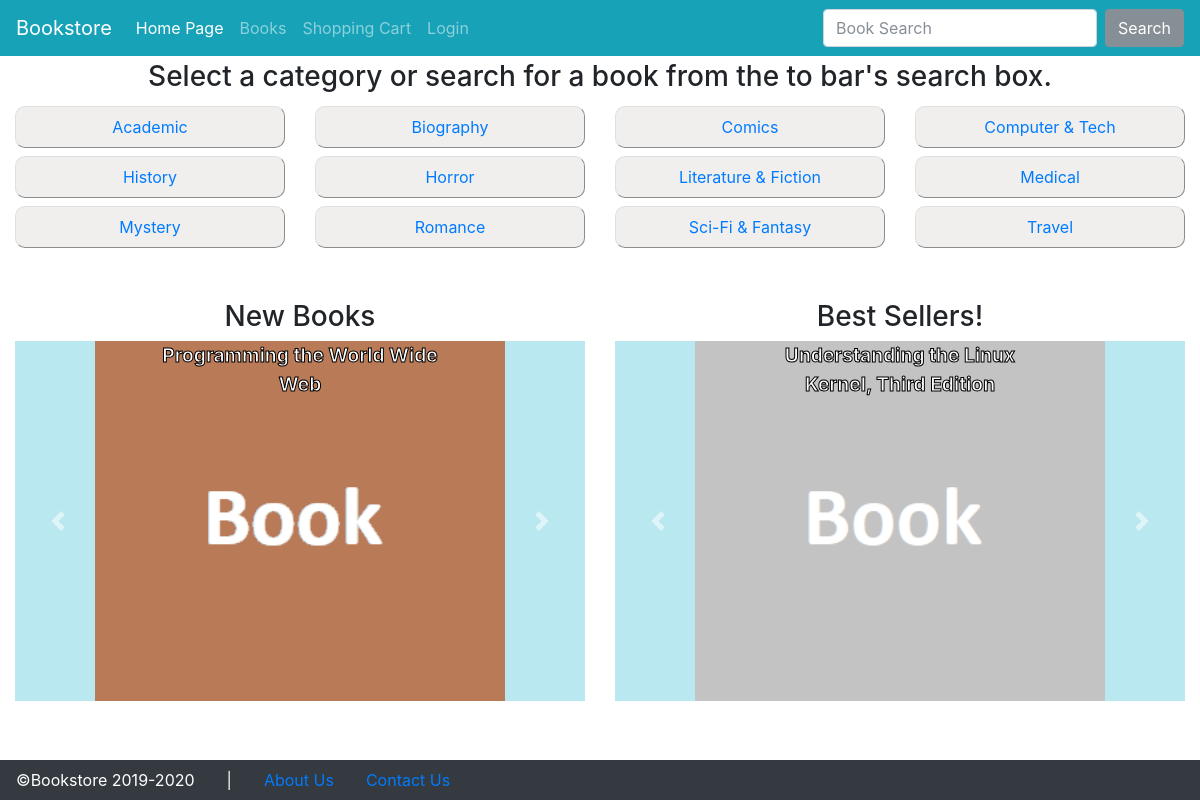
Before: / with the older database file.
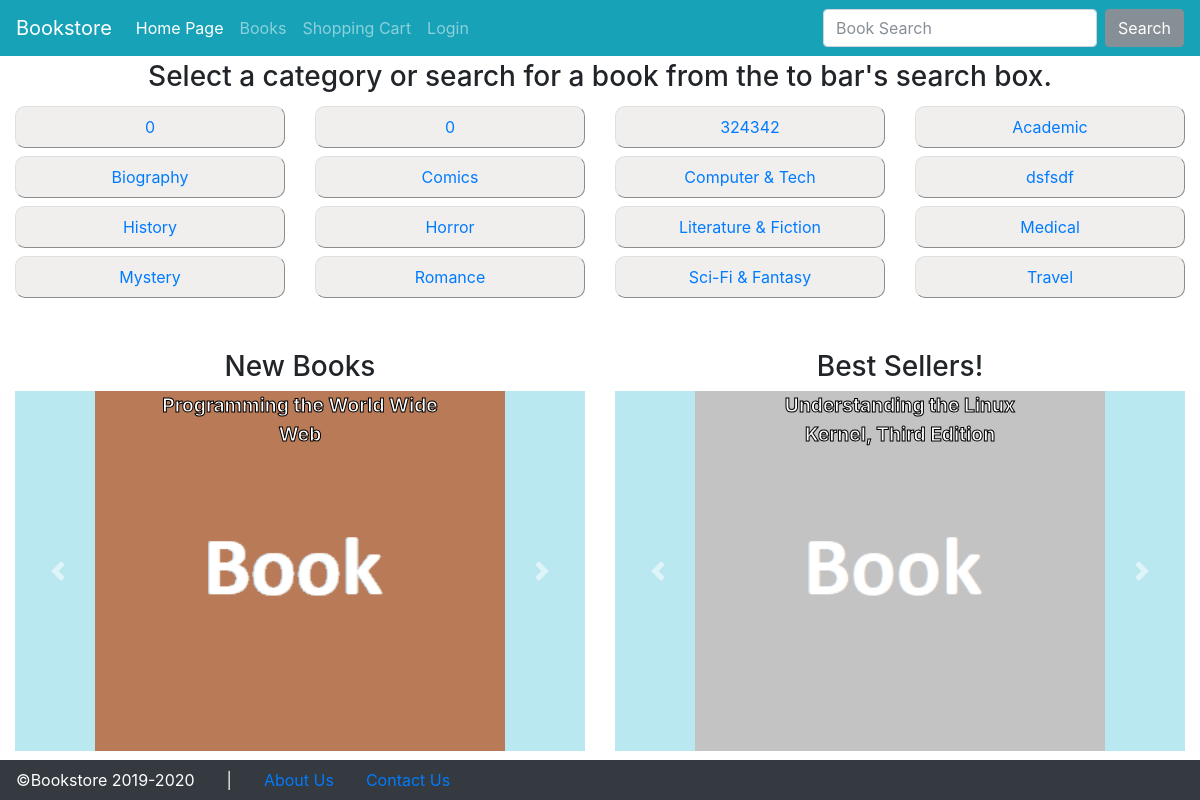
After: the same page with the newer database file.
### tables this page shows
CREATE TABLE `category` (
  `ID` int(11) NOT NULL,
  `Name` varchar(200) DEFAULT NULL
);

### internal/menuleft.php (the view)
<h3 class="text-center">Select a category or search for a book from the to bar's search box.</h3>
<div class="row mx-0">
<?php
$sql = 'select * from category order by Name';
if (! ($res = $mysqli->query($sql))) {
 echo "Table creation failed: (" .
 			$mysqli->errno . ") " . $mysqli->error;
} else {
	while ($row = $res->fetch_assoc()) {
		print "
		<div class='col-6 col-sm-4 col-md-3 my-1'>
			<a class='category-tile nav-link text-truncate text-center' href='index.php?p=catinfo&catid=$row[ID]'>
				$row[Name]
			</a>
		</div>
		";
	}
}
?>
</div>

### index.php (shortened to what this page needs)
<!doctype html>
<html lang="en">
<head>
    <link href="./bootstrap/bootstrap.min.css" rel="stylesheet">
    <link href="./css/select2.min.css" rel="stylesheet">
    <link href="./css/select2-bootstrap4.min.css" rel="stylesheet">
    <link href="./bootstrap/dashboard.css" rel="stylesheet">
    <link href="./css/datatables.min.css" rel="stylesheet">
    <link href="./css/custom.css" rel="stylesheet">
    <link href="./css/toastr.min.css" rel="stylesheet">
  </head>
<body>
    <header>
      <nav id="topNavbar" class="navbar navbar-expand-<?php if($_SESSION['username']!='?') echo "lg"; else echo "md";?> navbar-dark bg-info">
        <a class="navbar-brand" href="#">Bookstore</a>
        <div class="collapse navbar-collapse" id="navbarsExampleDefault">
          <ul class="navbar-nav mr-auto">
          <?php if($_SESSION['is_admin']):?>
			<li class="nav-item<?php if($_SERVER['QUERY_STRING'] == 'p=author_manage') echo ' active';?>">
              <a class="nav-link" href="?p=author_manage">Author Management</a>
            </li>
            <li class="nav-item<?php if($_SERVER['QUERY_STRING'] == 'p=book_manage') echo ' active';?>">
              <a class="nav-link" href="?p=book_manage">Book Management</a>
            </li>
			<li class="nav-item<?php if($_SERVER['QUERY_STRING'] == 'p=category_manage') echo ' active';?>">
              <a class="nav-link" href="?p=category_manage">Category Management</a>
            </li>
            <li class="nav-item<?php if($_SERVER['QUERY_STRING'] == 'p=orders_manage') echo ' active';?>">
              <a class="nav-link" href="?p=orders_manage">Order Management</a>
            </li>
            <li class="nav-item">
              <a class="nav-link" href="?p=logout">Logout</a>
            </li>
          <?php else:?>
          <?php if($_SESSION['username']!='?'):?>
            <li class="nav-item<?php if($_SERVER['QUERY_STRING'] == '' || $_SERVER['QUERY_STRING'] == 'p=start') echo ' active';?>">
              <a class="nav-link" href="index.php?p=start">Home Page</a>
            </li>
            <li class="nav-item<?php if($_SERVER['QUERY_STRING'] == 'p=products') echo ' active';?>">
              <a class="nav-link" href="?p=products">All Books</a>
            </li>
            <li class="nav-item<?php if($_SERVER['QUERY_STRING'] == 'p=cart') echo ' active';?>">
              <a class="nav-link" href="?p=cart">Shopping Cart</a>
            </li>
            <li class="nav-item<?php if($_SERVER['QUERY_STRING'] == 'p=myorders') echo ' active';?>">
              <a class="nav-link " href="?p=myorders">My orders</a>
            </li>
            <li class="nav-item<?php if($_SERVER['QUERY_STRING'] == 'p=myinfo') echo ' active';?>">
              <a class="nav-link" href="?p=myinfo">My Account</a>
            </li>
            <li class="nav-item">
              <a class="nav-link" href="?p=logout">Logout</a>
            </li>
          <?php else:?>
            <li class="nav-item<?php if($_SERVER['QUERY_STRING'] == '' || $_SERVER['QUERY_STRING'] == 'p=start') echo ' active';?>">
              <a class="nav-link" href="index.php?p=start">Home Page</a>
            </li>
            <li class="nav-item<?php if($_SERVER['QUERY_STRING'] == 'p=products') echo ' active';?>">
              <a class="nav-link" href="?p=products">Books</a>
            </li>
            <li class="nav-item<?php if($_SERVER['QUERY_STRING'] == 'p=cart') echo ' active';?>">
              <a class="nav-link" href="?p=cart">Shopping Cart</a>
            </li>
            <li class="nav-item<?php if($_SERVER['QUERY_STRING'] == 'p=login') echo ' active';?>">
              <a class="nav-link" href="?p=login">Login</a>
            </li>
          <?php endif;?>
          <?php endif;?>
			</ul>
    <?php if(!$_SESSION['is_admin']): ?>
      <form id="searchBoxForm" method="GET" class="form-inline my-2 my-lg-0">
        <input class="form-control mr-sm-2" name="search" type="search" placeholder="Book Search" aria-label="Search" value="<?php if( isset($_SESSION['bookSearch']['searchbox'])) echo $_SESSION['bookSearch']['searchbox'];?>">
        <button class="btn btn-secondary my-2 my-sm-0" type="submit">Search</button>
      </form>
    <?php endif; ?>
        </div>
      </nav>
    </header>
<div class="container-fluid py-1 px-0" style="overflow: auto">
      <div class="row m-0">
<main id='maincontent' role="main" class="w-100 px-0">
<?php
$p = $_REQUEST['p'];
$pages = array('start','shopinfo','login','do_login','after_login','logout','myinfo','contact','products','cart','catinfo','productinfo','add_cart','empty_cart','buy_cart', 'orders_manage', 'book_manage', 'search_box', 'category_manage', 'author_manage');
foreach($pages as $pp) {
	if($pp==$p) {
		require "internal/$p.php";
	}
}
?>
     </main>
      </div>
    </div>
    <div id="bottomFooter" class="text-white bg-dark">
      <div class="row align-items-center mx-0">
        <div class="nav-link">
          &copy;Bookstore 2019-2020
        </div>
        <div class="nav-link">|</div>
        <a class="nav-link" href="?p=shopinfo">About Us</a>
        <a class="nav-link" href="?p=contact">Contact Us</a>
      </div>
    </div>
  </body>
</html>

### internal/start.php (shortened to what this page needs)
<?php
$sql = "select * from v_best_sellers";
if( $stmt = $mysqli->prepare($sql) ) {
	$stmt->execute();
	$bestSellers = $stmt->get_result();
}
$sql = "select * from v_new_books";
if( $stmt = $mysqli->prepare($sql) ) {
	$stmt->execute();
	$newBooks = $stmt->get_result();
}
require "menuleft.php";
?>
<br>
<br>
<div class="row m-0">
	<div class="col-12 col-md-6 mb-5 mb-md-0">
		<div class="text-center h3">New Books</div>
	<?php if(isset($newBooks) && $newBooks->num_rows > 0):?>
		<div id="carouselNewBooks" class="carousel slide" data-ride="carousel">
			<div class="carousel-inner">
			<?php
				$index = 0;
				while ($row = $newBooks->fetch_assoc()) {
					$active = (!$index)?'active':'';
					echo "
					<a class='carousel-item $active' href='index.php?p=productinfo&pid=$row[id]'>
						<div class='img-container'>
						<div class='img-container-text'>$row[title]</div>
							<img src='./img/$row[img]' class='d-block w-100' alt='$row[title]'>
						</div>
					</a>
					";
					$index++;
				}
			?>
			</div>
			<a class="carousel-control-prev" href="#carouselNewBooks" role="button" data-slide="prev">
				<span class="carousel-control-prev-icon" aria-hidden="true"></span>
			</a>
			<a class="carousel-control-next" href="#carouselNewBooks" role="button" data-slide="next">
				<span class="carousel-control-next-icon" aria-hidden="true"></span>
			</a>
		</div>
	<?php else:?>
		<div class="text-center">No new books yet!</div>
	<?php endif;?>
	</div>
	<div class="col">
		<div class="text-center h3">Best Sellers!</div>
	<?php if(isset($bestSellers) && $bestSellers->num_rows > 0):?>
		<div id="carouselBestSellers" class="carousel slide" data-ride="carousel">
			<div class="carousel-inner">
			<?php
				$index = 0;
				while ($row = $bestSellers->fetch_assoc()) {
					$active = (!$index)?'active':'';
					echo "
					<a class='carousel-item $active' href='index.php?p=productinfo&pid=$row[id]'>
						<div class='img-container'>
						<div class='img-container-text'>$row[title]</div>
							<img src='./img/$row[img]' class='d-block w-100' alt='$row[title]'>
						</div>
					</a>
					";
					$index++;
				}
			?>
			</div>
			<a class="carousel-control-prev" href="#carouselBestSellers" role="button" data-slide="prev">
				<span class="carousel-control-prev-icon" aria-hidden="true"></span>
			</a>
			<a class="carousel-control-next" href="#carouselBestSellers" role="button" data-slide="next">
				<span class="carousel-control-next-icon" aria-hidden="true"></span>
			</a>
		</div>
	<?php else:?>
		<div class="text-center">No sells yet!</div>
	<?php endif;?>
	</div>
</div>

### css/custom.css (style rules this page uses)
html, body { height: 100%!important; overflow: hidden!important; margin: 0!important; padding: 0!important; }
.carousel { height:360px; background-color: #23b6ce50; }
.carousel-inner > .carousel-item img { height:360px; object-fit: contain; }
.img-container { position: relative; text-align: center; }
.img-container-text { position: absolute; top: 0; left: 50%; transform: translate(-50%, 0); font-weight: bold; font-size: larger; color: white!important; -webkit-text-stroke: 1px black; }
.category-tile { border-radius: 10px 10px 10px 10px; -moz-border-radius: 10px 10px 10px 10px; -webkit-border-radius: 10px 10px 10px 10px; border: 1px outset #e0e0e0; background-color: #f0efed; }

Changed rows visible on the page:
added category: Name "0"
added category: Name "0"
added category: Name "324342"
added category: Name "dsfsdf"
